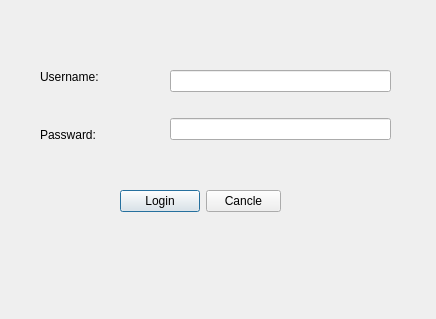
<?xml version="1.0" encoding="UTF-8"?>
<ui version="4.0">
 <class>Dialog</class>
 <widget class="QDialog" name="Dialog">
  <property name="geometry">
   <rect>
    <x>0</x>
    <y>0</y>
    <width>436</width>
    <height>319</height>
   </rect>
  </property>
  <property name="windowTitle">
   <string>Dialog</string>
  </property>
  <widget class="QWidget" name="verticalLayoutWidget">
   <property name="geometry">
    <rect>
     <x>170</x>
     <y>50</y>
     <width>221</width>
     <height>111</height>
    </rect>
   </property>
   <layout class="QVBoxLayout" name="verticalLayout">
    <item>
     <widget class="QLineEdit" name="lineEdit"/>
    </item>
    <item>
     <widget class="QLineEdit" name="lineEdit_2"/>
    </item>
   </layout>
  </widget>
  <widget class="QWidget" name="verticalLayoutWidget_2">
   <property name="geometry">
    <rect>
     <x>40</x>
     <y>50</y>
     <width>121</width>
     <height>111</height>
    </rect>
   </property>
   <layout class="QVBoxLayout" name="verticalLayout_2">
    <item>
     <widget class="QLabel" name="label">
      <property name="text">
       <string>Username:</string>
      </property>
     </widget>
    </item>
    <item>
     <widget class="QLabel" name="label_2">
      <property name="text">
       <string>Passward:</string>
      </property>
     </widget>
    </item>
   </layout>
  </widget>
  <widget class="QWidget" name="formLayoutWidget">
   <property name="geometry">
    <rect>
     <x>120</x>
     <y>190</y>
     <width>161</width>
     <height>31</height>
    </rect>
   </property>
   <layout class="QFormLayout" name="formLayout">
    <item row="1" column="0">
     <widget class="QPushButton" name="pushButton_2">
      <property name="text">
       <string>Login</string>
      </property>
     </widget>
    </item>
    <item row="1" column="1">
     <widget class="QPushButton" name="pushButton">
      <property name="text">
       <string>Cancle</string>
      </property>
     </widget>
    </item>
   </layout>
  </widget>
 </widget>
 <resources/>
 <connections/>
</ui>
